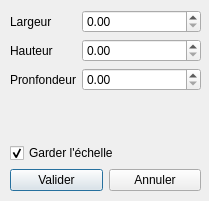
<?xml version="1.0" encoding="UTF-8"?>
<ui version="4.0">
 <class>ScaleDialog</class>
 <widget class="QDialog" name="ScaleDialog">
  <property name="geometry">
   <rect>
    <x>0</x>
    <y>0</y>
    <width>209</width>
    <height>201</height>
   </rect>
  </property>
  <property name="windowTitle">
   <string>Déplacer</string>
  </property>
  <widget class="QWidget" name="verticalLayoutWidget">
   <property name="geometry">
    <rect>
     <x>10</x>
     <y>10</y>
     <width>191</width>
     <height>181</height>
    </rect>
   </property>
   <layout class="QVBoxLayout" name="verticalLayout">
    <item>
     <layout class="QFormLayout" name="formLayout">
      <item row="1" column="0">
       <widget class="QLabel" name="label">
        <property name="text">
         <string>Largeur</string>
        </property>
       </widget>
      </item>
      <item row="1" column="1">
       <widget class="QDoubleSpinBox" name="widthSpin">
        <property name="suffix">
         <string/>
        </property>
        <property name="minimum">
         <double>0.000000000000000</double>
        </property>
        <property name="maximum">
         <double>3.000000000000000</double>
        </property>
        <property name="singleStep">
         <double>0.100000000000000</double>
        </property>
       </widget>
      </item>
      <item row="2" column="0">
       <widget class="QLabel" name="label_2">
        <property name="text">
         <string>Hauteur</string>
        </property>
       </widget>
      </item>
      <item row="2" column="1">
       <widget class="QDoubleSpinBox" name="heightSpin">
        <property name="suffix">
         <string/>
        </property>
        <property name="singleStep">
         <double>0.100000000000000</double>
        </property>
       </widget>
      </item>
      <item row="3" column="0">
       <widget class="QLabel" name="label_3">
        <property name="text">
         <string>Pronfondeur</string>
        </property>
       </widget>
      </item>
      <item row="3" column="1">
       <widget class="QDoubleSpinBox" name="depthSpin">
        <property name="suffix">
         <string/>
        </property>
        <property name="singleStep">
         <double>0.100000000000000</double>
        </property>
       </widget>
      </item>
     </layout>
    </item>
    <item>
     <widget class="QCheckBox" name="keepScaleCheck">
      <property name="text">
       <string>Garder l'échelle</string>
      </property>
      <property name="checked">
       <bool>true</bool>
      </property>
     </widget>
    </item>
    <item>
     <layout class="QHBoxLayout" name="horizontalLayout">
      <item>
       <widget class="QPushButton" name="applyButton">
        <property name="text">
         <string>Valider</string>
        </property>
       </widget>
      </item>
      <item>
       <widget class="QPushButton" name="cancelButton">
        <property name="text">
         <string>Annuler</string>
        </property>
       </widget>
      </item>
     </layout>
    </item>
   </layout>
  </widget>
 </widget>
 <resources/>
 <connections/>
</ui>
